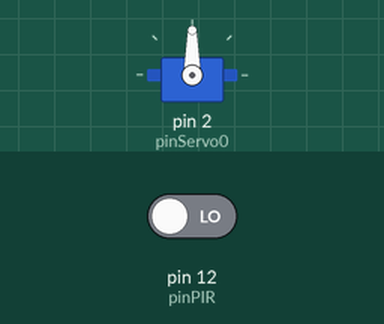
The sketch below on a simulated Arduino Uno, built with avr-gcc and run on an emulated ATmega328P. Shown: servo. Inputs (shaded band) come from the test bench; at power-on: pin 12 (pinPIR) LOW.

Above: at 2.8 s.
2.9 s: pin 12 (pinPIR) driven HIGH
At 5.1 s:
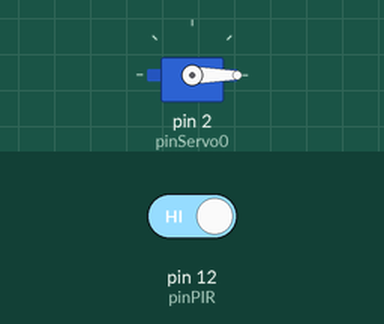
7.0 s: pin 12 (pinPIR) driven LOW
At 7.6 s:
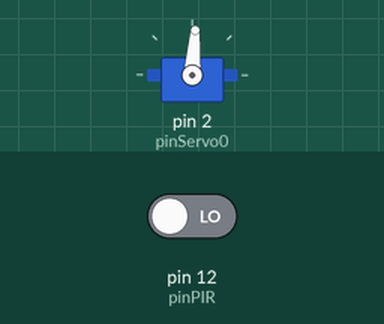
Timing chart, 0 to 10.0 s (numbered marks = the images above; inputs shaded):
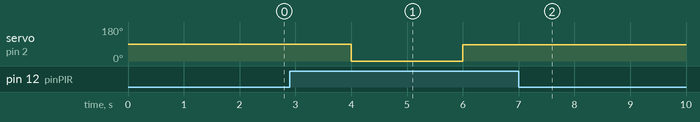

Measured:
- after the input at 2.9 s, servo on pin 2 (pinServo0): 90° → 0° after 1.1 s, → 86° 2.0 s later
- after the input at 7.0 s, servo on pin 2 (pinServo0): stays 86° (without the input it goes to 0° after 2.0 s)

The sketch:

rom011_servo+PIR_ver1.11.ino
```cpp
#include <Servo.h>

#define PARADO               86
#define SENTIDO_HORARIO      0
#define SENTIDO_ANTIHORARIO  160

#define pinPIR 12
#define pinServo0  2

Servo servo0;

void setup() {
  pinMode(pinPIR, INPUT);
  servo0.attach(pinServo0);
}
void servo () {
  if (digitalRead(pinPIR) != 0) {
    servo0.write(SENTIDO_HORARIO);

  }
  delay(2000);
  servo0.write(PARADO);

}
void PIR (void)
{
  bool valorPIR = digitalRead(pinPIR);
  if (valorPIR == HIGH) {
    Serial.println("INVASOR DETECTADO");
    delay(1000);
    servo();
    delay(1000);
    Serial.println("");
    delay(1000);
  }
  else {
    Serial.println("ÁREA SEGURA");
    delay(1000);
  }
}
void loop() {

  PIR();

}
```
